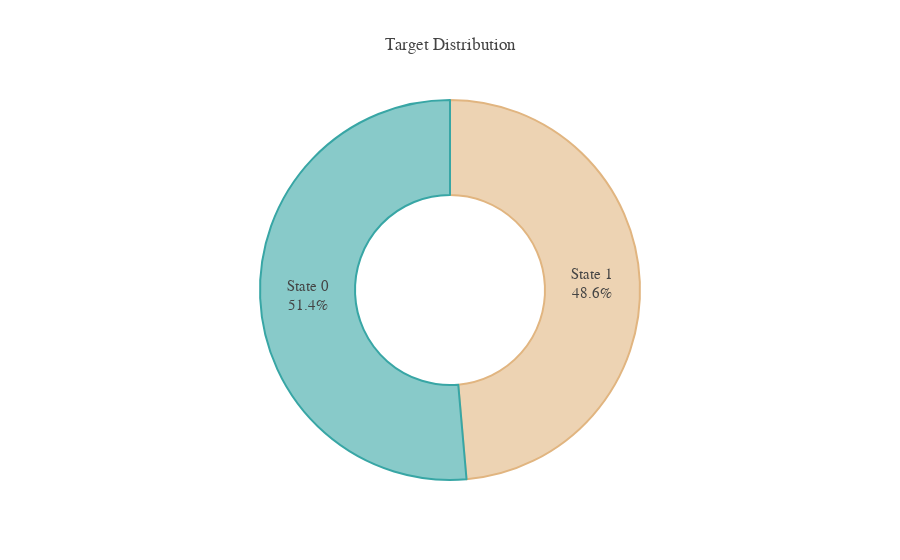

This figure's notebook cell:
### Code cell
target=train.target.value_counts(normalize=True)[::-1]
text=['State {}'.format(i) for i in target.index]
color,pal=['#38A6A5','#E1B580'],['#88CAC9','#EDD3B3']
if text[0]=='State 0':
    color,pal=color,pal
else:
    color,pal=color[::-1],pal[::-1]
fig=go.Figure()
fig.add_trace(go.Pie(labels=target.index, values=target*100, hole=.5, 
                     text=text, sort=False, showlegend=False,
                     marker=dict(colors=pal,line=dict(color=color,width=2)),
                     hovertemplate = "State %{label}: %{value:.2f}%"))
fig.update_layout(template=temp, title='Target Distribution', 
                  uniformtext_minsize=15, uniformtext_mode='hide')
fig.show()

### Figure 1 — Plotly figure (JSON) as saved in the notebook; plotly's stock layout.template omitted (floating-point values rounded to 4 significant figures)
{"data": [{"hole": 0.5, "hovertemplate": "State %{label}: %{value:.2f}%", "labels": [1, 0], "marker": {"colors": ["#EDD3B3", "#88CAC9"], "line": {"color": ["#E1B580", "#38A6A5"], "width": 2}}, "showlegend": false, "sort": false, "text": ["State 1", "State 0"], "type": "pie", "values": [48.61, 51.39]}], "layout": {"title": {"text": "Target Distribution"}, "uniformtext": {"minsize": 15, "mode": "hide"}}}
